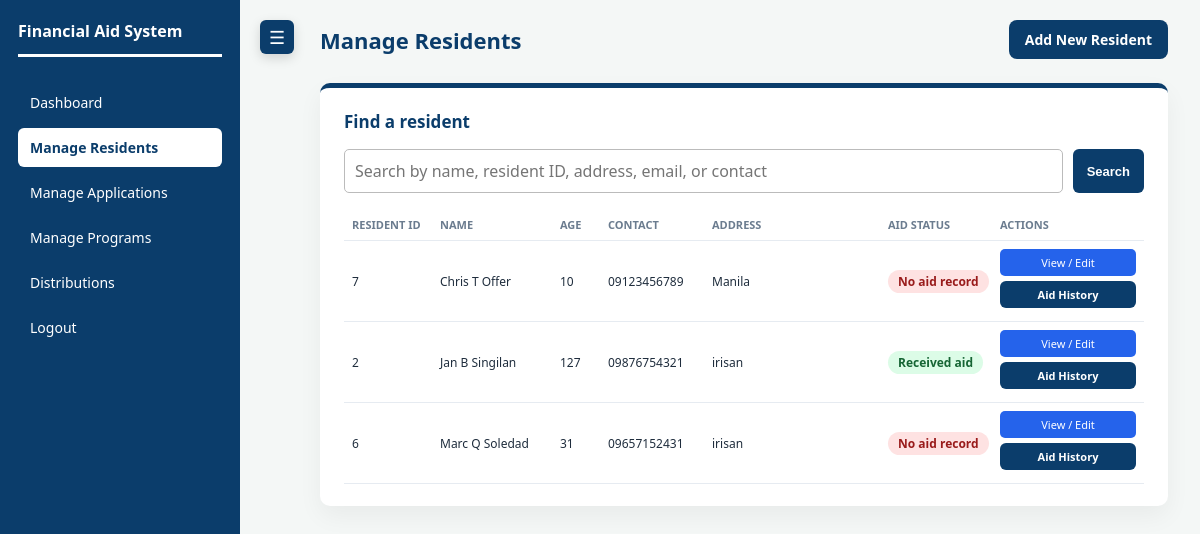
Page /worker/resident_management.php (signed in) on the committed database.
### tables this page shows
CREATE TABLE `resident_information` (
  `resident_id` int(11) NOT NULL,
  `firstname` varchar(100) NOT NULL,
  `middlename` varchar(100) NOT NULL,
  `lastname` varchar(100) NOT NULL,
  `age` tinyint(3) NOT NULL,
  `gender` enum('Male','Female','Other') NOT NULL,
  `contact` varchar(11) NOT NULL,
  `address` varchar(100) NOT NULL
);

### classes/resident.php (called while the page is built, shortened)
<?php
	class Resident{
		private PDO $pdo;
		function __construct(PDO $pdo){
			$this -> pdo = $pdo;
		}
		public function search_residents($search = ''){
			$sql = "SELECT ri.*,
					EXISTS (
						SELECT 1
						FROM application a
						INNER JOIN assistance_release release_record
							ON release_record.applicant_id = a.applicant_id
						WHERE a.resident_id = ri.resident_id
					) AS has_received_aid
				FROM resident_information ri";
			$params = [];
			$sql .= " ORDER BY ri.lastname, ri.firstname, ri.resident_id DESC";
			$prep = $this->pdo->prepare($sql);
			$prep->execute($params);
			return $prep->fetchAll(PDO::FETCH_ASSOC);
		}
	}
?>

### worker/resident_management.php (the view, shortened to what this page needs)
<?php
require_once "../dbconn.php";
require_once "../classes/resident.php";
$residentManager = new Resident($pdo);
$escape = function ($value) {
    return htmlspecialchars(is_scalar($value ?? null) ? (string)$value : '', ENT_QUOTES, 'UTF-8');
};
$search = trim((string)($_GET['q'] ?? ''));
$residentId = filter_var($_GET['edit'] ?? null, FILTER_VALIDATE_INT);
$isEditing = $residentId !== false && $residentId !== null && $residentId > 0;
$residents = $residentManager->search_residents($search);
$formOpen = $isEditing || (($_GET['action'] ?? '') === 'add') || ($_SERVER['REQUEST_METHOD'] === 'POST');
?>
<!DOCTYPE html>
<html lang="en">
<head>
    <link rel="stylesheet" href="../theme.css">
    <link rel="stylesheet" href="../application/application_style.css">
</head>
<body>
<div class="dashboard">
    <?php $activePage = 'residents'; require __DIR__ . '/sidebar.php'; ?>
    <main class="main-content">
        <div class="topbar">
            <h2>Manage Residents</h2>
            <a class="search-clear" href="resident_management.php?action=add">Add New Resident</a>
        </div>
        <section class="panel">
            <div class="panel-header"><h3>Find a resident</h3></div>
            <form method="get" class="resident-search">
                <input class="search-input" type="search" name="q" value="<?php echo $escape($search); ?>" placeholder="Search by name, resident ID, address, email, or contact">
                <button class="search-btn" type="submit">Search</button>
            </form>
            <?php if ($search !== '' || !$formOpen): ?>
                <div class="table-wrapper">
                    <table class="applicant-table resident-table">
                        <colgroup>
                            <col style="width: 11%">
                            <col style="width: 15%">
                            <col style="width: 6%">
                            <col style="width: 13%">
                            <col style="width: 22%">
                            <col style="width: 14%">
                            <col style="width: 19%">
                        </colgroup>
                        <thead><tr><th scope="col">Resident ID</th><th scope="col">Name</th><th scope="col">Age</th><th scope="col">Contact</th><th scope="col">Address</th><th scope="col">Aid Status</th><th scope="col">Actions</th></tr></thead>
                        <tbody>
                        <?php foreach ($residents as $item): ?>
                            <tr>
                                <td data-label="Resident ID"><?php echo $escape($item['resident_id']); ?></td>
                                <td data-label="Name"><?php echo $escape(trim(implode(' ', array_filter([$item['firstname'], $item['middlename'], $item['lastname'], $item['suffix']])))); ?></td>
                                <td data-label="Age"><?php echo $escape($item['age'] ?? ''); ?></td>
                                <td data-label="Contact"><?php echo $escape($item['contact'] ?? ''); ?></td>
                                <td data-label="Address"><?php echo $escape($item['address'] ?? ''); ?></td>
                                <td data-label="Aid Status">
                                    <span class="badge <?php echo !empty($item['has_received_aid']) ? 'badge-yes' : 'badge-no'; ?>">
                                        <?php echo !empty($item['has_received_aid']) ? 'Received aid' : 'No aid record'; ?>
                                    </span>
                                </td>
                                <td data-label="Actions">
                                    <a class="resident-link" href="resident_management.php?edit=<?php echo urlencode((string)$item['resident_id']); ?>">View / Edit</a>
                                    <a class="open-record-btn" href="resident_record.php?id=<?php echo urlencode((string)$item['resident_id']); ?>">Aid History</a>
                                </td>
                            </tr>
                        <?php endforeach; ?>
                        </tbody>
                    </table>
                </div>
            <?php endif; ?>
        </section>
    </main>
</div>
</body>
</html>

### theme.css (style rules this page uses)
* { margin: 0; padding: 0; box-sizing: border-box; }
html, body { height: 100%; overflow: hidden; }
body { font-family: 'Segoe UI', Tahoma, Geneva, Verdana, sans-serif; background-color: #f4f7f6; color: #1f2d3d; font-size: 16px; }
.dashboard { display: flex; height: 100vh; overflow: hidden; position: relative; }
.main-content { flex: 1; padding: 20px 32px 24px 80px; display: flex; flex-direction: column; min-width: 0; overflow-y: auto; transition: padding-left 0.3s ease; }
.topbar { display: flex; justify-content: space-between; align-items: center; margin-bottom: 24px; flex-wrap: wrap; gap: 12px; flex-shrink: 0; }
.topbar h2 { margin: 0; color: #0b3d6b; font-size: 22px; font-weight: bold; }
.search-clear { background-color: #0b3d6b; color: #ffffff; text-decoration: none; padding: 10px 16px; border-radius: 8px; font-size: 14px; font-weight: 600; transition: background 0.2s; }
.panel { background: #ffffff; border-radius: 10px; border-top: 5px solid #0b3d6b; box-shadow: 0 10px 25px rgba(0, 0, 0, 0.05); padding: 22px 24px; min-width: 0; margin-bottom: 20px; }
.panel h3 { margin: 0 0 16px; color: #0b3d6b; font-size: 17px; font-weight: bold; }
.panel-header { display: flex; justify-content: space-between; align-items: center; margin-bottom: 16px; }
.panel-header h3 { margin: 0; }
.table-wrapper { width: 100%; overflow-x: auto; }
.applicant-table { width: 100%; border-collapse: collapse; font-size: 14px; }
.applicant-table th, .applicant-table td { text-align: left; padding: 10px 12px; border-bottom: 1px solid #e6ebf1; white-space: nowrap; vertical-align: middle; }
.applicant-table th { color: #6b7c8f; font-weight: 600; font-size: 13px; text-transform: uppercase; }
.badge { display: inline-block; padding: 3px 10px; border-radius: 999px; font-size: 12px; font-weight: 600; white-space: nowrap; }
.badge-yes { background: #dcfce7; color: #166534; }
.badge-no { background: #fee2e2; color: #991b1b; }
.open-record-btn, .btn-primary, .small-action-btn, .search-btn { display: inline-block; background-color: #0b3d6b; color: #ffffff; text-decoration: none; padding: 8px 14px; border-radius: 6px; font-size: 13px; font-weight: 600; border: none; cursor: pointer; white-space: nowrap; transition: background 0.2s; }
.search-input { width: 420px; max-width: 60vw; padding: 10px 12px; border: 1px solid #ced4da; border-radius: 8px; font-size: 14px; outline: none; background: #ffffff; }

### worker/resident_management.php (style rules this page uses)
.resident-form > label input, .resident-form > label select, .search-input { width: 100%; padding: 10px; border: 1px solid #bbb; border-radius: 5px; font: inherit; }
.resident-actions button, .resident-actions a, .resident-link { display: inline-block; padding: 9px 13px; border: 0; border-radius: 5px; background: #2563eb; color: white; text-decoration: none; cursor: pointer; font: inherit; }
.resident-search { display: flex; gap: 10px; margin-bottom: 16px; }
.resident-table { width: 100%; min-width: 0; table-layout: fixed; }
.resident-table th, .resident-table td { padding: 8px; white-space: normal; overflow-wrap: anywhere; font-size: 12px; }
.resident-table th { font-size: 11px; }
.resident-table td:last-child a { display: block; width: 100%; margin: 0 0 5px; padding: 6px; text-align: center; white-space: normal; font-size: 11px; }

### rows in the picture
resident_information: resident_id "7", firstname+middlename+lastname "Chris T Offer", age "10", contact "09123456789", address "Manila", shows "No aid record"
resident_information: resident_id "2", firstname+middlename+lastname "Jan B Singilan", age "127", contact "09876754321", address "irisan", shows "Received aid"
resident_information: resident_id "6", firstname+middlename+lastname "Marc Q Soledad", age "31", contact "09657152431", address "irisan", shows "No aid record"

### other values in the picture
$item[1] "Dashboard"
$item[1] "Manage Residents"
$item[1] "Manage Applications"
$item[1] "Manage Programs"
$item[1] "Distributions"
$item[1] "Logout"
